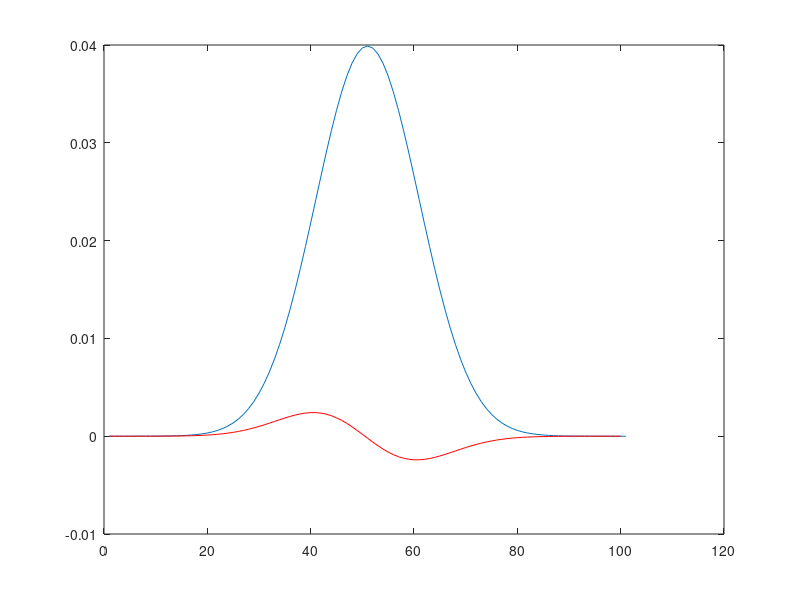
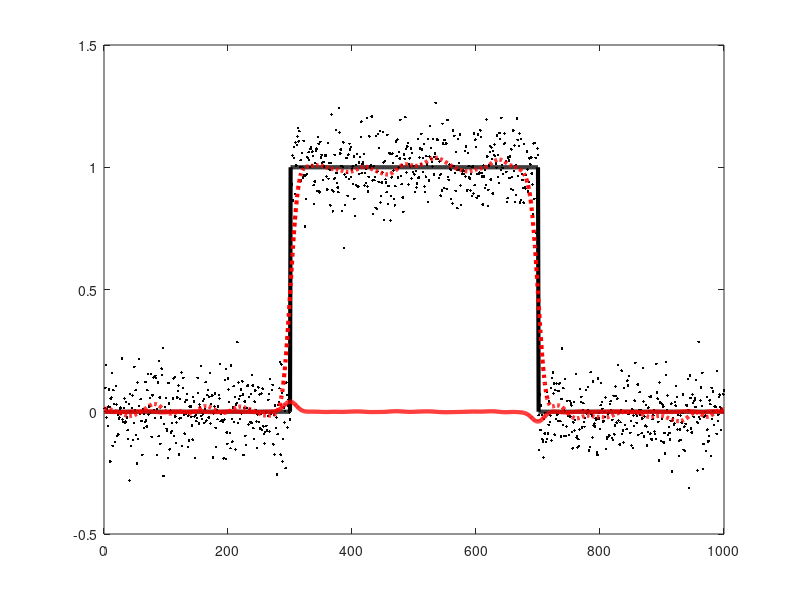
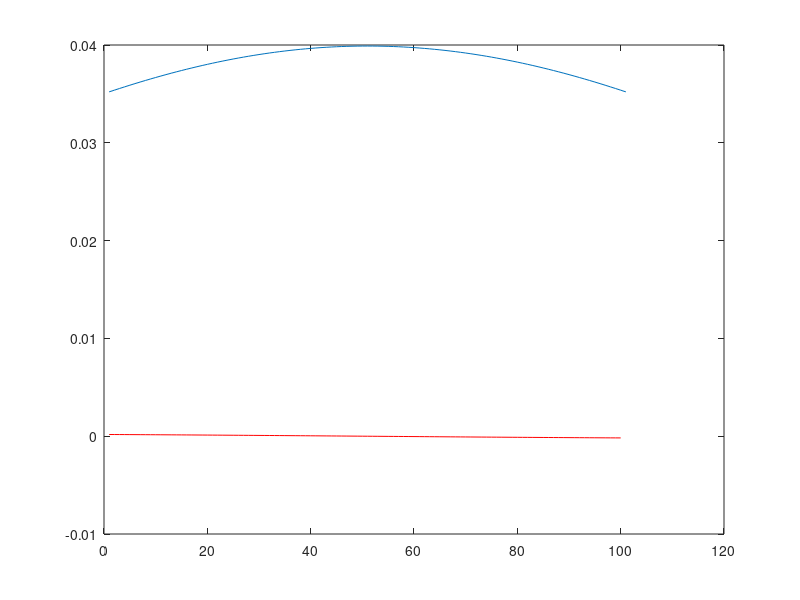
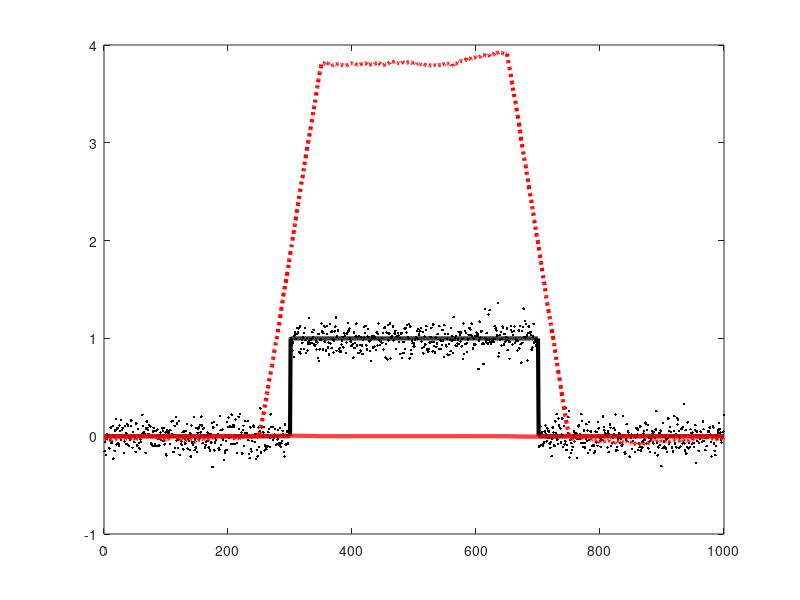

Reproduce these figures in MATLAB, in order. (Note: this script raises an error after producing the figures.)
% lecture 09
% 2015 Febuary 16
% Image Differentiation
% Moo K. Chung mkchung@wisc.edu


%---------------------------------
% Differentiation in 1D

% From lecture 06.  Truncated Gaussian Kernel  in 1D

K=inline('exp(-(x.^2)/2/sigma^2)'); %kernel
dx= -50:50;

weight=K(10,dx)/sum(K(10,dx))
figure; plot(weight);

dweight = diff(weight) %direvative of kernel
hold on; plot(dweight, 'r');

% 1D signal jump detection
x=1:1000;
noise=normrnd(0, 0.1, 1,1000);
signal=[zeros(1,300) ones(1,400) zeros(1,300)]
figure; plot(signal, 'k', 'LineWidth', 3);
y= signal + noise; %huge noise
hold on; plot(y, '.k');

smooth=conv(y,weight,'same'); 
hold on;plot(smooth, 'r:', 'LineWidth', 3); 

dsignal=conv(y,dweight,'same'); %taking derivative maximum at the boundary of signal
hold on;plot(dsignal, 'r', 'LineWidth', 3); 

find(dsignal == max(dsignal))
find(dsignal == min(dsignal))

%increase bandwidth kernel to get smoother 
K=inline('exp(-(x.^2)/2/sigma^2)'); %kernel
dx= -50:50;

weight=K(100,dx)/sum(K(10,dx))
figure; plot(weight);

dweight = diff(weight) %direvative of kernel
hold on; plot(dweight, 'r');
x=1:1000;
noise=normrnd(0, 0.1, 1,1000);
signal=[zeros(1,300) ones(1,400) zeros(1,300)]
figure; plot(signal, 'k', 'LineWidth', 3);
y= signal + noise; %huge noise
hold on; plot(y, '.k');

smooth=conv(y,weight,'same'); 
hold on;plot(smooth, 'r:', 'LineWidth', 3); 

dsignal=conv(y,dweight,'same'); %taking derivative maximum at the boundary of signal
hold on;plot(dsignal, 'r', 'LineWidth', 3); 

figure;plot(dsignal, 'r', 'LineWidth', 3);  %reduce the scale and find the minimum and maximum
find(dsignal == max(dsignal))
find(dsignal == min(dsignal))
% the derivative . can use other smoother to make it sharper 

%reduce the noise


%------------------------------
% EEG of epilpsy sisure patient
% Data: courtesy of Prof. Hernando Ombao, University of California-Irvine

%five columns of number, missing number somewhere, put in 0 

% Channel names
% left temporal = T3, T5
% right temporal = T4
% left parietal = P3
% right parietal = P4
% central cz
% left central c3
% right central c4
% 
% Sampling rate is 100 Hertz 
% 
% Total T = 32000+
% 
% First half is preseizure; right half is seizure


c3=load('c3.formatted');
d=size(c3);
d(1)*d(2);

%c3=reshape(c3, d(1)*d(2),1); % what is reshape
c3=reshape(c3', d(1)*d(2),1); % need to transpose to make sure to get the right half after reshape
size(c3)
c3=c3(1:d(1)*d(2)-2); %delete two zeroes at the end
figure; plot(c3)

d=length(c3)/2;
c3sub = c3(d-2000:d+2000);
figure; plot(c3sub) % presizure and after sizure

K=inline('exp(-(x.^2)/2/sigma^2)');
dx= -500:500;

weight=K(20,dx)/sum(K(20,dx))
smooth=conv(c3sub,weight,'same');
hold on;plot(smooth, 'r:', 'LineWidth', 3); 

%Edge detection method won't work. need larger smoothering 
dweight = diff(weight)
dsignal=conv(c3sub,dweight,'same');
hold on;plot(dsignal, 'r', 'LineWidth', 3); 
% scale issue
%figure;plot


%Variance map approach better than many edge detection technique.
%????????????
for i=1:length(c3sub)-50
    c3var(i)=var(smooth(i:i+50)); %sample variance
end
%compute sample variances for fifty time points
hold on;plot(c3var, 'k', 'LineWidth', 3); 

%derivative map match to variance map (variance>0) so we can use variance
%to substitue the derivative 

%--------------------------------------------
% Differentiation in 2D


% manipulating color image
f= imread('FluorescentCells.tif');

R=double(squeeze(f(:,:,1)));  %MATLAB 2014b does not require squeeze.
G=double(squeeze(f(:,:,2)));
B=double(squeeze(f(:,:,3)));

figure; subplot(1,3,1); imagesc(R); colorbar; colormap('bone')
subplot(1,3,2); imagesc(G); colorbar;  colormap('bone')
subplot(1,3,3); imagesc(B); colorbar;  colormap('bone')

g= 2*R+ G+ B;
figure; imagesc(g); colorbar; colormap('jet')
%ratio: 2:1:1
g= R +G +B ;
figure; imagesc(g); colorbar; colormap('jet')

figure_bg('w')

%sobel operator
Gsobel= edge(G, 'sobel');
figure; imagesc(Gsobel); colorbar; colormap('bone')
%apply to green chanel

%Derivatives

Gdx = diff(G,1,1);
Gdy = diff(G,1,2);

figure; imagesc(Gdx); colorbar; colormap('bone')
figure; imagesc(Gdy); colorbar; colormap('bone')

% you will get error messeage. Why?
% Exercise. Try to fix diff somehow so that the below operation can be performed
figure; imagesc(Gdx.^2+Gdy.^2); colorbar; colormap('bone')

%image differentiaion automaticly
[Gdx,Gdy] = gradient(G); %Gdx: derivative with repect to x
Ggrad = sqrt(Gdx.^2+Gdy.^2);
figure; imagesc(Ggrad); colorbar; colormap('bone')

%experiment with this look at the range of color:histogram 
Ghist= reshape(Ggrad, 512^2,1);
figure; hist(Ghist,100)

%threshold at 10 
ind =find(Ggrad<10); %below 10 is zero
Ggrad(ind)=0;
ind =find(Ggrad>=10);
Ggrad(ind)=1;
figure; imagesc(Ggrad); colorbar; colormap('bone')


[Gdx,Gdy] = gradient(G); %Gdx: derivative with repect to x
Ggrad = sqrt(Gdx.^2+Gdy.^2);
%threshold at 15
ind =find(Ggrad<15);
Ggrad(ind)=0;
ind =find(Ggrad>=15);
Ggrad(ind)=1;
figure; imagesc(Ggrad); colorbar; colormap('bone')

%----------------------------------
% Diffusion Equation in 1D
% Lecture 10

x=1:1000;
noise=normrnd(0, 0.5, 1,1000);
signal=[zeros(1,300) ones(1,400) zeros(1,300)] %step function
figure; plot(signal, 'k', 'LineWidth', 3);
y= signal + noise;
hold on; plot(y, '.k');
% to recover the step function

%gaussian kernel smoothering
K=inline('exp(-(x.^2)/2/sigma^2)');
dx= -50:50;
weight=K(10,dx)/sum(K(10,dx))
smooth=conv(y,weight,'same');
hold on;plot(smooth, 'r:', 'LineWidth', 3); 

%1D Laplacian = 2nd derivative
L = [1 -2 1] %one dimension laplacian weight
Lsmooth = conv(y,L,'same');
hold on;plot(Lsmooth, 'r', 'LineWidth', 1); %convolve laplance with time delta t

%heat diffusion 
ytemp=y; %temperature 
for i=1:100 %100 times iteration
    Lsmooth = conv(ytemp,L,'same');
    ytemp = ytemp + 0.01*Lsmooth; %update the temperature variable
end
hold on;plot(ytemp, 'b', 'LineWidth', 3);     
%shrinkage the noise to smooth can try for i=1:10 -->1:20

ytemp=y;
for i=1:50000
    Lsmooth = conv(ytemp,L,'same');
    ytemp = ytemp + 0.01*Lsmooth;
end
hold on;plot(ytemp, 'g', 'LineWidth', 3);     
%nicer here
%look like gaussian kernel smoothering  
%
%Exercise: what will happen if you run the iteration 
%for infinite number of times?
